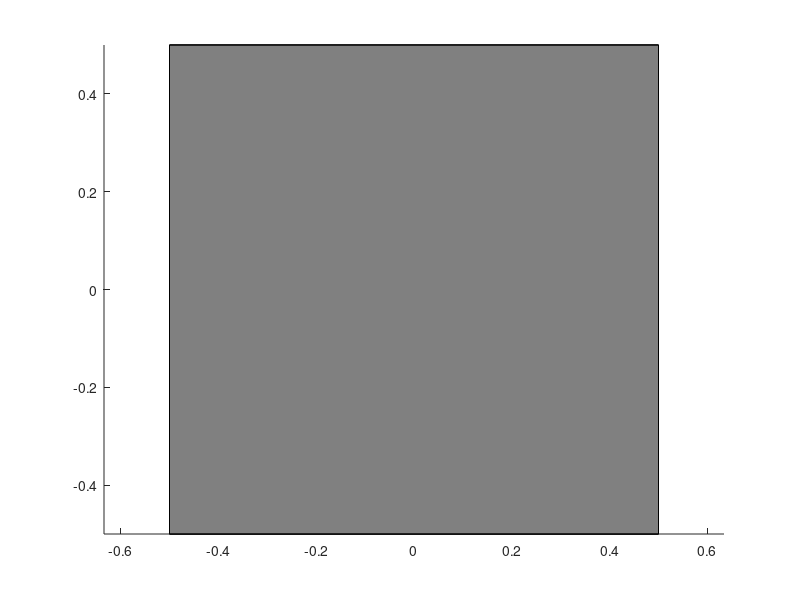

MATLAB code for this plot:
function varargout = cube3D(varargin)
% A function to produce cube-coordinates based on the patch-command.
% At the end the cube can be drawn ('isDrawn',1).
% 
% Input arguments
% -----------------------
% Mandatory:
% 
% Optional arguments are to be passed in pairs {default value}:
% pos ............. position of the cube-midpoint{[0 0 0]}
% lengths ......... lengths [lx ly lz] of the cube{[1 1 1]}
% rgb_faces ....... Color of cube {[0.5 0.5 0.5]}
% FaceAlpha ....... Transparency 0...1 of the cube-faces {0}
% EdgeColor ....... Color of Edge / Mesh {'k'}
% isDrawn ......... Flag for drawing the cube with the <patch>-function, 
%                   (otherwise do it yourself with 
%                   <patch('Vertices',vertices,'Faces',faces,...
%                    'FaceVertexCData',rgb_cube,'FaceColor','flat'>) {1};
%
% Output arguments
% -----------------------
% varargout ....... struct with handle and geomety-infos
%
% Call Examples
% -----------------------
% cube1 = cube3D
% cube2 = cube3D('pos',[1 1 1],'lengths',[1 2 3],'rgb_faces','g')
%
% See also: patch, ColorSpec
%
%  Author:     Johannes Stoerkle
%  Date:       23.01.2013
%  Modified:   
%
% - MatCarAnim - 
% Car Animation-Toolbox for Matlab
% 2013, ETH Zurich - Swiss Federal Institute of Technology Zurich

%% set default values

% midpoint
pos = [0 0 0];
lengths = [1 1 1]; 
rgb_faces = [0.5 0.5 0.5];
EdgeColor = 'k';
FaceAlpha = 1;
isDrawn = 1;

% read optional parameters
for h_ = 2:2:length(varargin)
    switch lower(varargin{h_-1})
        case 'pos'
            pos = varargin{h_};
        case 'lengths'
            lengths = varargin{h_};
        case {'rgb_faces'}
            rgb_faces = varargin{h_};
        case {'edgecolor'}
            EdgeColor = varargin{h_};
        case {'facealpha'}
            FaceAlpha = varargin{h_};
        case {'isdrawn'}
            isDrawn = varargin{h_};
        otherwise
        error('Unknown Option ''%s''!',any2str(varargin{h_-1}));
    end
end

x = pos(1);
y = pos(2);
z = pos(3);

wx = lengths(1)/2;
wy = lengths(2)/2;
wz = lengths(3)/2;

% corners of the cube
vertices(:,1)=[x-wx;x+wx;x+wx;x-wx;x-wx;x+wx;x+wx;x-wx]; 
vertices(:,2)=[y-wy;y-wy;y+wy;y+wy;y-wy;y-wy;y+wy;y+wy]; 
vertices(:,3)=[z-wz;z-wz;z-wz;z-wz;z+wz;z+wz;z+wz;z+wz]; 

% define faces
faces = [1 2 6 5;2 3 7 6;3 4 8 7;4 1 5 8;1 2 3 4;5 6 7 8]; 

% define color
FaceVertexCData = zeros(6,3);
if ischar(rgb_faces)
    rgb_faces = colorspec2rgb(rgb_faces);
end 
for idx=1:6
    FaceVertexCData(idx,:) = rgb_faces;
end

% store all
cube.vertices = vertices;
cube.faces = faces;

if isDrawn
    % plot cube 
    cube.h_patch = patch('Vertices',vertices,...
          'Faces',faces,...
          'FaceVertexCData',FaceVertexCData,...
          'FaceColor','flat',...
          'FaceAlpha',FaceAlpha,...
          'EdgeColor',EdgeColor);
    cube.FaceVertexCData = FaceVertexCData;
    cube.FaceAlpha = FaceAlpha;
    cube.FaceColor = 'flat';
    cube.EdgeColor = EdgeColor;
    axis equal
end %if

% Return
varargout{1} = cube;
end %function
  